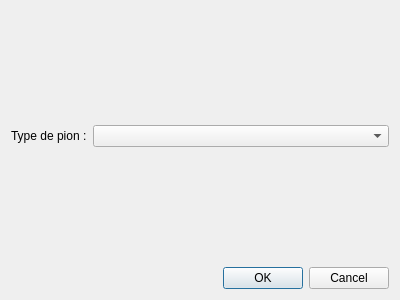
<?xml version="1.0" encoding="UTF-8"?>
<ui version="4.0">
 <class>ComboBoxDialog</class>
 <widget class="QDialog" name="ComboBoxDialog">
  <property name="geometry">
   <rect>
    <x>0</x>
    <y>0</y>
    <width>400</width>
    <height>300</height>
   </rect>
  </property>
  <property name="windowTitle">
   <string>Dialog</string>
  </property>
  <layout class="QFormLayout" name="formLayout_2">
   <item row="3" column="1">
    <widget class="QDialogButtonBox" name="buttonBox">
     <property name="orientation">
      <enum>Qt::Horizontal</enum>
     </property>
     <property name="standardButtons">
      <set>QDialogButtonBox::Cancel|QDialogButtonBox::Ok</set>
     </property>
    </widget>
   </item>
   <item row="1" column="1">
    <widget class="QComboBox" name="comboBox"/>
   </item>
   <item row="1" column="0">
    <widget class="QLabel" name="label">
     <property name="text">
      <string>Type de pion :</string>
     </property>
    </widget>
   </item>
   <item row="2" column="1">
    <spacer name="verticalSpacer">
     <property name="orientation">
      <enum>Qt::Vertical</enum>
     </property>
     <property name="sizeHint" stdset="0">
      <size>
       <width>20</width>
       <height>40</height>
      </size>
     </property>
    </spacer>
   </item>
   <item row="0" column="1">
    <spacer name="verticalSpacer_2">
     <property name="orientation">
      <enum>Qt::Vertical</enum>
     </property>
     <property name="sizeHint" stdset="0">
      <size>
       <width>20</width>
       <height>40</height>
      </size>
     </property>
    </spacer>
   </item>
  </layout>
 </widget>
 <resources/>
 <connections>
  <connection>
   <sender>buttonBox</sender>
   <signal>accepted()</signal>
   <receiver>ComboBoxDialog</receiver>
   <slot>accept()</slot>
   <hints>
    <hint type="sourcelabel">
     <x>248</x>
     <y>254</y>
    </hint>
    <hint type="destinationlabel">
     <x>157</x>
     <y>274</y>
    </hint>
   </hints>
  </connection>
  <connection>
   <sender>buttonBox</sender>
   <signal>rejected()</signal>
   <receiver>ComboBoxDialog</receiver>
   <slot>reject()</slot>
   <hints>
    <hint type="sourcelabel">
     <x>316</x>
     <y>260</y>
    </hint>
    <hint type="destinationlabel">
     <x>286</x>
     <y>274</y>
    </hint>
   </hints>
  </connection>
 </connections>
</ui>
